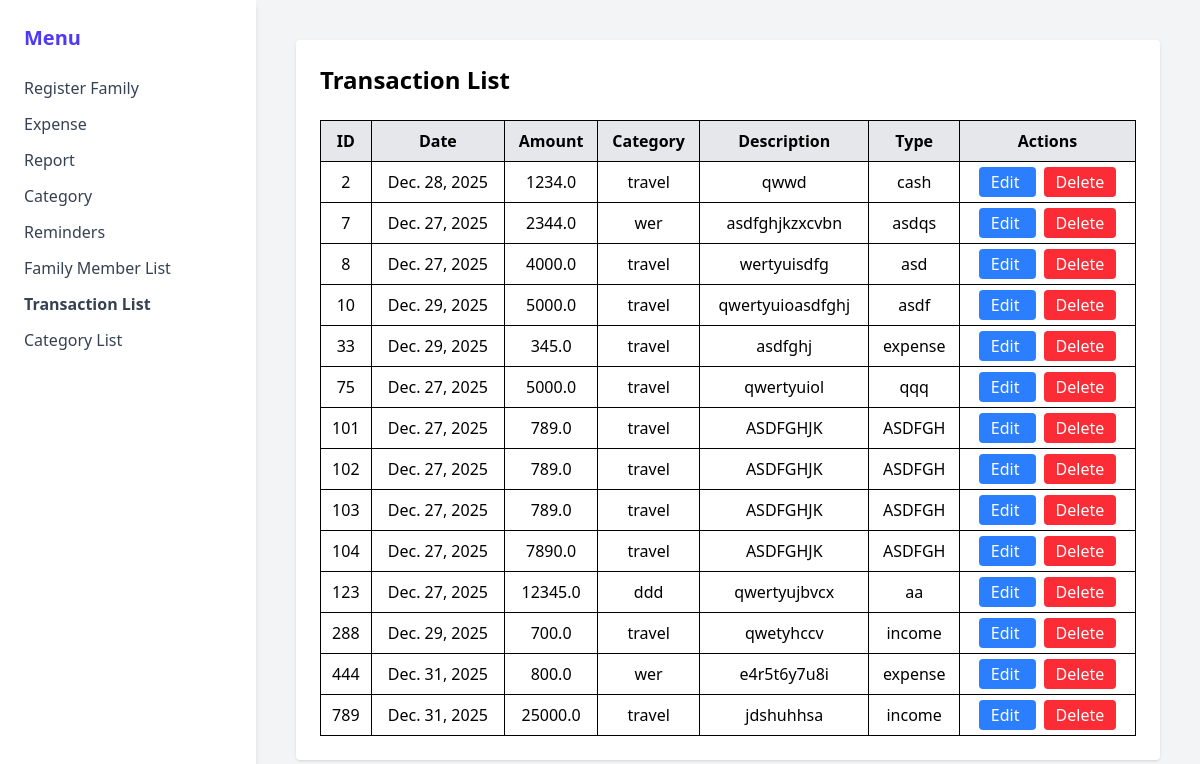
The app's page /user/Transaction1, older data.
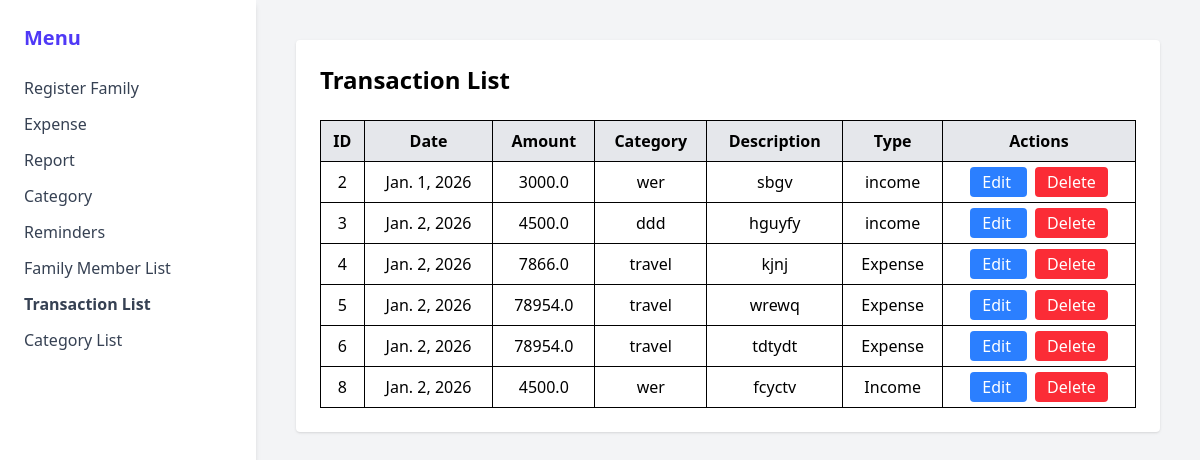
The same page, newer data.
### user/models.py (models this page shows)
class Transaction(models.Model):
    id = models.AutoField(primary_key=True)
    date = models.DateField()
    category_id = models.ForeignKey('Category', on_delete=models.CASCADE)
    amount = models.FloatField()
    Transaction_desc = models.CharField(max_length=100)
    Type = models.CharField(max_length=100)
    owner_type = models.CharField(max_length=10)

class  Category(models.Model):
    category_id = models.IntegerField(max_length=50,primary_key=True)
    category_type = models.CharField(max_length=100)
    def __str__(self):
        return self.category_type

### user/views.py (the view)
# urls.py: path('user/Transaction1',views.Transaction1_page, name='Transaction1_page'),
def Transaction1_page(request):
    transactions = Transaction.objects.filter(owner_type='user')
    return render(request, 'transaction_list1.html', {'transactions': transactions})

### user/templates/transaction_list1.html (shortened to what this page needs)
{% load static %}
<!DOCTYPE html>
<html>
<head>
  <script src="https://cdn.jsdelivr.net/npm/@tailwindcss/browser@4"></script>
</head>
<body class="bg-gray-100"                                                                                                                                                                                                                                                                                                                          >
<div class="flex min-h-screen">
  <aside class="w-64 bg-white shadow-md p-6">
    <h2 class="text-xl font-bold mb-6 text-indigo-600">Menu</h2>
    <ul class="space-y-3 text-gray-700">
        <li><a href="{% url 'Familyreg_page' %}" class="hover:text-indigo-600">Register Family</a></li>
        <li><a href="{% url 'Expense_page' %}" class="hover:text-indigo-600">Expense</a></li>
        <li><a href="{% url 'reports_page' %}" class="hover:text-indigo-600">Report</a></li>
        <li><a href="{% url 'Category_page' %}" class="hover:text-indigo-600">Category</a></li>
        <li><a href="{% url 'Reminder1_page' %}" class="hover:text-indigo-600">Reminders</a></li>
        <li><a href="{% url 'Memberlist_page' %}" class="hover:text-indigo-600">Family Member List</a></li>
        <li><a href="{% url 'Transaction1_page' %}" class="hover:text-indigo-600 font-semibold">Transaction List</a></li>
        <li><a href="{% url 'Categorylist_page' %}" class="hover:text-indigo-600">Category List</a></li>
    </ul>
  </aside>
  <main class="flex-1 p-10">
    <div class="bg-white p-6 rounded shadow">
      <h2 class="text-2xl font-bold mb-6">Transaction List</h2>
      <table class="w-full border border-gray-300">
        <thead class="bg-gray-200">
        <tr>
          <th class="border p-2">ID</th>
          <th class="border p-2">Date</th>
          <th class="border p-2">Amount</th>
          <th class="border p-2">Category</th>
          <th class="border p-2">Description</th>
          <th class="border p-2">Type</th>
          <th class="border p-2">Actions</th>
        </tr>
      </thead>
       <tbody>
{% for t in transactions %}
<tr class="text-center hover:bg-gray-50">
  <td class="border p-2">{{ t.id }}</td>
  <td class="border p-2">{{ t.date }}</td>
  <td class="border p-2">{{ t.amount }}</td>
  <td class="border p-2">{{ t.category_id }}</td>
  <td class="border p-2">{{ t.Transaction_desc }}</td>
  <td class="border p-2">{{ t.Type }}</td>
  <td class="border p-2">
      <a href="{% url 'trans1_edit' t.id %}"
         class="bg-blue-500 text-white px-3 py-1 rounded hover:bg-blue-600">
         Edit
      </a>
      <a href="{% url 'trans1_delete' t.id %}"
         class="bg-red-500 text-white px-3 py-1 rounded hover:bg-red-600 ml-2"
         onclick="return confirm('Are you sure you want to delete this transaction?')">
         Delete
      </a>
  </td>
</tr>
{% empty %}
<tr>
  <td colspan="7" class="text-center p-4 text-red-500">
      No transactions found.
  </td>
</tr>
{% endfor %}
</tbody>
      </table>
    </div>
  </main>
</div>
</body>
</html>

Row changes from the older to the newer data that the page shows:
no longer on this page (row edited): Transaction: id "7", date "Dec. 27, 2025", amount "2344.0", category_id "wer", Transaction_desc "asdfghjkzxcvbn", Type "asdqs"
removed Transaction: id "10", date "Dec. 29, 2025", amount "5000.0", category_id "travel", Transaction_desc "qwertyuioasdfghj", Type "asdf"
removed Transaction: id "33", date "Dec. 29, 2025", amount "345.0", category_id "travel", Transaction_desc "asdfghj", Type "expense"
removed Transaction: id "75", date "Dec. 27, 2025", amount "5000.0", category_id "travel", Transaction_desc "qwertyuiol", Type "qqq"
removed Transaction: id "101", date "Dec. 27, 2025", amount "789.0", category_id "travel", Transaction_desc "ASDFGHJK", Type "ASDFGH"
removed Transaction: id "102", date "Dec. 27, 2025", amount "789.0", category_id "travel", Transaction_desc "ASDFGHJK", Type "ASDFGH"
removed Transaction: id "103", date "Dec. 27, 2025", amount "789.0", category_id "travel", Transaction_desc "ASDFGHJK", Type "ASDFGH"
removed Transaction: id "104", date "Dec. 27, 2025", amount "7890.0", category_id "travel", Transaction_desc "ASDFGHJK", Type "ASDFGH"
removed Transaction: id "123", date "Dec. 27, 2025", amount "12345.0", category_id "ddd", Transaction_desc "qwertyujbvcx", Type "aa"
removed Transaction: id "288", date "Dec. 29, 2025", amount "700.0", category_id "travel", Transaction_desc "qwetyhccv", Type "income"
removed Transaction: id "444", date "Dec. 31, 2025", amount "800.0", category_id "wer", Transaction_desc "e4r5t6y7u8i", Type "expense"
removed Transaction: id "789", date "Dec. 31, 2025", amount "25000.0", category_id "travel", Transaction_desc "jdshuhhsa", Type "income"
changed Transaction id 2: date "Dec. 28, 2025" → "Jan. 1, 2026"; amount "1234.0" → "3000.0"; category_id "travel" → "wer"; Transaction_desc "qwwd" → "sbgv"; Type "cash" → "income"
added Transaction: id "3", date "Jan. 2, 2026", amount "4500.0", category_id "ddd", Transaction_desc "hguyfy", Type "income"
added Transaction: id "4", date "Jan. 2, 2026", amount "7866.0", category_id "travel", Transaction_desc "kjnj", Type "Expense"
added Transaction: id "5", date "Jan. 2, 2026", amount "78954.0", category_id "travel", Transaction_desc "wrewq", Type "Expense"
added Transaction: id "6", date "Jan. 2, 2026", amount "78954.0", category_id "travel", Transaction_desc "tdtydt", Type "Expense"
changed Transaction id 8: date "Dec. 27, 2025" → "Jan. 2, 2026"; amount "4000.0" → "4500.0"; category_id "travel" → "wer"; Transaction_desc "wertyuisdfg" → "fcyctv"; Type "asd" → "Income"
